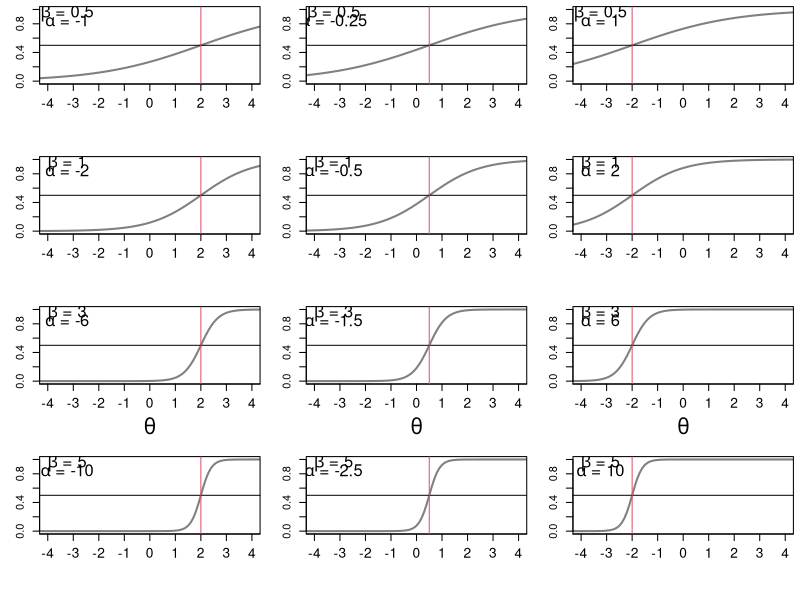

The R script that drew this image:
## R_Demo_logit_transformation_latent_variable.R
##########################################################################
## INSTRUCTOR: Christopher Fariss
## COURSE NAME: Advanced Computational Methods for Social Media and Textual Data (3B)
## University of Essex Summer School 2023
##
## Date: 2023-08-11
##
## Please e-mail me if you find any errors or have and suggestions (either email is fine)
## e-mail: cjf0006@gmail.com
## e-mail: cjfariss@umich.edu
##
##########################################################################
##
## Introduction to tutorial:
##
## Think about a latent variable model without actually running one.
##
## This program is a visual look at the relationship between values along a fixed sequence that represents the distribution of the latent variable and its relationship to binary variables that are equally likely (50%-50% change).
##
## In the IRT framework, there is a latent trait theta_i.
##
## Where the subscript i = 1,... ,N indicates multiple units.
##
## y_ik is the observed value for item k for unit i.
##
## For each item alpha_k and beta_k are also estimated.
##
## alpha_k continues to act as "difficulty" parameters, or threshold that benchmarks how likely an indicator is to be observed relative to the values of the latent trait.
##
## In this formulation, this is analogous to an intercept in a traditional logistic regression model.
##
## beta_k, often referred to as the "discrimination" parameters and is the analogue of a slope coefficient.
##
##########################################################################

## make theta a deterministic sequence (we will use each value below to calculate a range of probabilities as a function of these values and the item-discrimination and item-difficulty parameters)
theta <- seq(-5,5,.1)
n <- length(theta)

## set strength of relationship (i.e., the item discrimination)
##
## try setting this value to an positive real number
##
## as beta increases the logit curve will converge towards a set function
##
## the step function will reside over the inflection point of the logit curve
##
## the inflection point is always -(alpha/beta)
##
## because of this identity, we have to expand the intercepts below by a factor of beta
##
## the expansion below is necessary to fix the curve over the range of the standard normal density set for x above
##
#beta <- .1
#beta <- .5
#beta <- 1
#beta <- 2
#beta <- 3
#beta <- 4
#beta <- 5
#beta <- 10
#beta <- 100
#beta <- 1000
#beta <- 10000
##
## as beta approach infinity, the value along x becomes perfectly predictive of the y variables
##
#beta <- 100000


## set beta here (pick three values for beta, the item discrimination parameter)
beta <- c(.5,1,3,5)

par(mfrow=c(4,3), mar=c(5,3,.5,.5))
for(j in 1:length(beta)){
    ## set intercepts * an expansion factor, which is the item discrimination from above
    ## values correspond exactly to the position along the standard normal x variable
    ## specifically, these are the position along x at which point at which Pr(y=1)=.5
    alpha <- beta[j]*c(-2,-.5,2)
    
    # linear terms of the model
    # transform the linear xb terms using the logit function into a probability
    xb <- p <- y <- matrix(NA, nrow=n, ncol=length(alpha))
    for(i in 1:length(alpha)){
        xb[,i] <- alpha[i] + beta[j] * theta
        p[,i] <- 1 / (1 + exp(-xb[,i]))
        y[,i] <- rbinom(n, size=1, prob=p[,i])
    }
    
    for(i in 1:length(alpha)){
        ## graph theta values along the the x-axis
        ## x values are projected onto the probability of y using the inverse logit function of xb
        plot(theta, p[,i], xlim=c(-4.0,4.0), ylim=c(0,1), xaxt="n", xlab="", type="l", lwd=2, col=grey(.5), ylab="")
        if(j==3)mtext(side=1, expression(theta), cex=1.25, line=3)
        if(i==1)mtext(side=2, expression("Probability Y=1"), cex=1.25, line=3)
        A <- alpha[i]
        B <- beta[j]
        text(-3.25,.95, substitute(paste(beta, " = ", B), list(B = B)), cex=1.5)
        text(-3.25,.85, substitute(paste(alpha, " = ", A), list(A = A)), cex=1.5)
        axis(side=1, at=-5:5, cex.axis=1.25)
        abline(h=0.5)
        abline(v=-(alpha[i]/beta[j]), col=2)
        #abline(v=-((alpha[i]+log(2.75))/beta[j]), col=2, lwd=.5, lty=2)
        #abline(v=-((alpha[i]-log(2.75))/beta[j]), col=2, lwd=.5, lty=2)
    }
}



